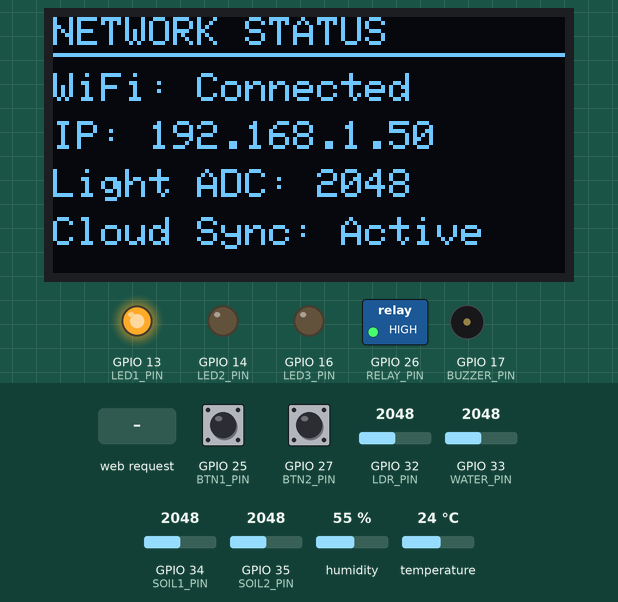
Simulated run of this sketch. Board: ESP32. Parts: 128×64 one-colour display, switched loads named in the sketch (green lamp = pin HIGH), output pins drawn as LEDs (lit = HIGH), buzzer (waves = sounding). The inputs (shaded band) are chosen by the test bench; at power-on: GPIO 25 (BTN1_PIN) HIGH, GPIO 27 (BTN2_PIN) HIGH, GPIO 33 (WATER_PIN) = 2048, GPIO 32 (LDR_PIN) = 2048, GPIO 34 (SOIL1_PIN) = 2048, GPIO 35 (SOIL2_PIN) = 2048, humidity 55 %, temperature 24 °C (analog values on the 0–4095 scale). WiFi joins after 1.5 s; servers stay silent unless stated; uploads are accepted with an empty reply; what the sketch prints to the serial monitor is not drawn.

Above: at 3.6 s.
3.7 s: HTTP request GET /pump/on received
At 6.9 s:
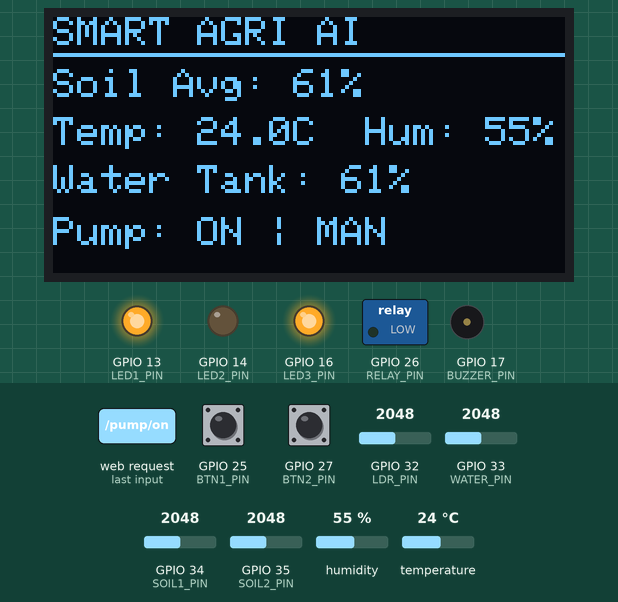
11.3 s: GPIO 25 (BTN1_PIN) pulled LOW for 1 s
At 11.43 s:
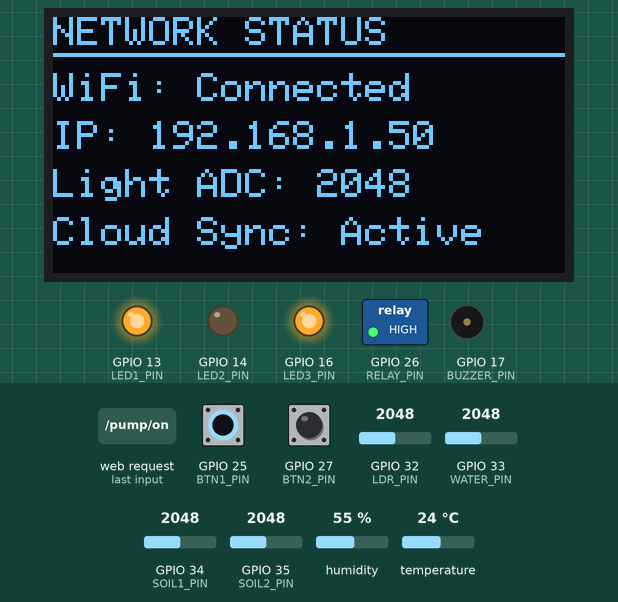
13.8 s: GPIO 27 (BTN2_PIN) pulled LOW for 0.15 s
At 18.4 s:
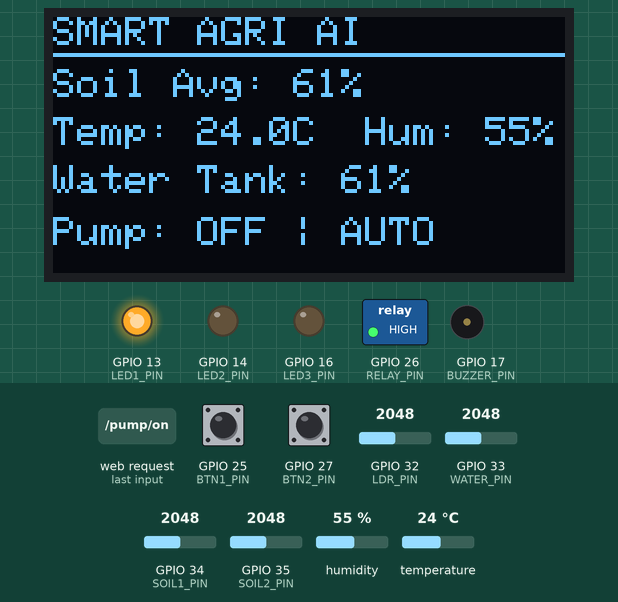
21.6 s: GPIO 27 (BTN2_PIN) pulled LOW for 3.2 s
At 31.2 s:
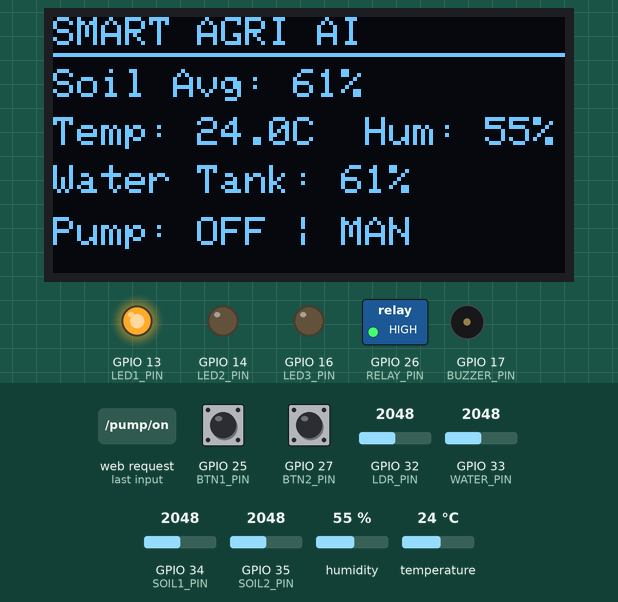
31.5 s: GPIO 33 (WATER_PIN) set to 795
At 36.9 s:
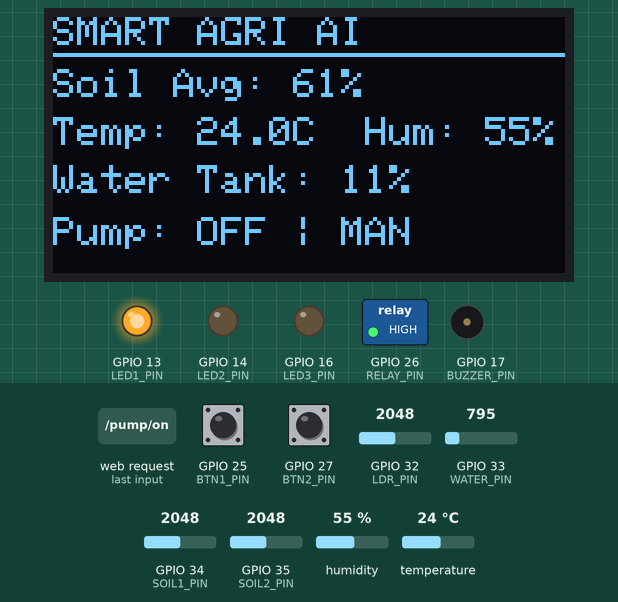
39.1 s: GPIO 33 (WATER_PIN) set to 694
At 42.7 s:
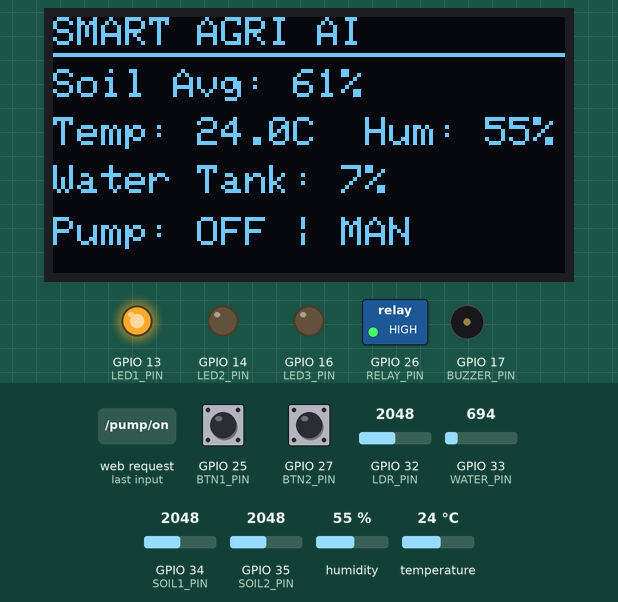
Timing chart, 0 to 47.3 s (numbered marks = the images above; inputs shaded):
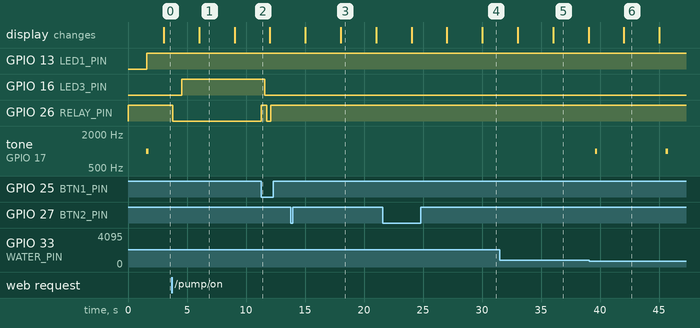

The sketch:

smart_farm_esp32.ino
```cpp
// ============================================================
// AI SMART FARMING ASSISTANT — ESP32 MAIN CONTROLLER
// Hardware: ESP32 DevKit V1
//
// LIBRARIES REQUIRED (install via Arduino Library Manager):
//   - DHT sensor library by Adafruit
//   - Adafruit Unified Sensor
//   - Adafruit SSD1306
//   - Adafruit GFX Library
//   - ArduinoJson by Benoit Blanchon (version 6.x)
// ============================================================

#include <WiFi.h>
#include <WebServer.h>
#include <HTTPClient.h>
#include <WiFiClientSecure.h>
#include <DHT.h>
#include <Wire.h>
#include <Adafruit_GFX.h>
#include <Adafruit_SSD1306.h>
#include <ArduinoJson.h>

// ============================================================
// 1. WIFI CONFIGURATION
// ============================================================
const char* WIFI_SSID     = "Hacker hidden  Network1";
const char* WIFI_PASSWORD = "smkr2010";

// CLOUD SERVER INGESTION (Pushes live sensor readings to your website)
// Default Render Cloud URL:
const char* CLOUD_SERVER_URL = "https://smartagriai.onrender.com/api/sensors/data";
// If running backend locally on your PC, you can use:
// const char* CLOUD_SERVER_URL = "http://192.168.100.58:3001/api/sensors/data";

// OPTIONAL: Static IP Configuration (Leave commented for automatic DHCP)
// IPAddress STATIC_IP(192, 168, 100, 58);
// IPAddress GATEWAY(192, 168, 100, 1);
// IPAddress SUBNET(255, 255, 255, 0);
// IPAddress DNS1(8, 8, 8, 8);

// ============================================================
// 2. PIN CONFIGURATION
// ============================================================
#define SOIL1_PIN       34    // Capacitive soil moisture sensor 1 (ADC)
#define SOIL2_PIN       35    // Capacitive soil moisture sensor 2 (ADC)
#define DHT_PIN          4    // DHT22 / DHT11 data pin
#define LDR_PIN         32    // LDR analog light sensor (ADC)
#define WATER_PIN       33    // Water level sensor (ADC)
#define RELAY_PIN       26    // Water Pump Relay (Active LOW)
#define BTN1_PIN        25    // Button 1 — manual pump toggle
#define BTN2_PIN        27    // Button 2 — AUTO / MANUAL mode toggle
#define LED1_PIN        13    // LED 1 — System status (Green)
#define LED2_PIN        14    // LED 2 — Dry soil alert (Red)
#define LED3_PIN        16    // LED 3 — Pump running (Blue/Yellow)
#define BUZZER_PIN      17    // Buzzer

// OLED Display I2C pins
#define OLED_SDA        21
#define OLED_SCL        22

// ============================================================
// 3. CALIBRATION CONSTANTS
// ============================================================
const int SOIL1_DRY = 3400;   // ADC in dry air
const int SOIL1_WET = 1200;   // ADC fully in water
const int SOIL2_DRY = 3400;
const int SOIL2_WET = 1200;

const int WATER_MIN_ADC = 500;   // Empty tank
const int WATER_MAX_ADC = 3000;  // Full tank

// Irrigation Thresholds
const float SOIL_PUMP_ON_THRESHOLD  = 30.0;  // Turn pump ON below 30%
const float SOIL_PUMP_OFF_THRESHOLD = 60.0;  // Turn pump OFF above 60%
const float WATER_LEVEL_MIN_SAFE    = 20.0;  // Minimum safe tank water level (%)

// ============================================================
// 4. GLOBAL STATE & OBJECTS
// ============================================================
DHT dht(DHT_PIN, DHT22);

#define SCREEN_WIDTH 128
#define SCREEN_HEIGHT 64
Adafruit_SSD1306 oled(SCREEN_WIDTH, SCREEN_HEIGHT, &Wire, -1);

WebServer server(80);

// Sensor values
float soil1Pct      = 0;
float soil2Pct      = 0;
float soilAvg       = 0;
float temperature   = 0;
float humidity      = 0;
float waterPct      = 0;
int   lightRaw      = 0;

// Sensor error flags
bool soil1Error = false;
bool soil2Error = false;
bool dhtError   = false;

// Control state
bool pumpState   = false;
bool isAutoMode  = true;

// OLED state
int  oledScreen     = 0;
unsigned long lastOledSwitch = 0;

// Button debounce
unsigned long btn1LastPress = 0;
unsigned long btn2LastPress = 0;
const unsigned long DEBOUNCE_MS = 300;

// ============================================================
// SENSOR CONVERSION HELPERS
// ============================================================
float adcToSoilPercent(int raw, int dry, int wet) {
  if (raw < 100 || raw > 4095) return -1; // Disconnected or error
  raw = constrain(raw, min(dry, wet), max(dry, wet));
  float pct = map(raw, dry, wet, 0, 100);
  return constrain(pct, 0.0, 100.0);
}

float adcToWaterPercent(int raw) {
  if (raw < 100) return 0;
  raw = constrain(raw, WATER_MIN_ADC, WATER_MAX_ADC);
  float pct = map(raw, WATER_MIN_ADC, WATER_MAX_ADC, 0, 100);
  return constrain(pct, 0.0, 100.0);
}

void readSensors() {
  // 1. Soil Sensors
  int s1Raw = analogRead(SOIL1_PIN);
  int s2Raw = analogRead(SOIL2_PIN);

  float s1 = adcToSoilPercent(s1Raw, SOIL1_DRY, SOIL1_WET);
  float s2 = adcToSoilPercent(s2Raw, SOIL2_DRY, SOIL2_WET);

  soil1Error = (s1 < 0);
  soil2Error = (s2 < 0);

  soil1Pct = soil1Error ? 0 : s1;
  soil2Pct = soil2Error ? 0 : s2;

  if (!soil1Error && !soil2Error) {
    soilAvg = (soil1Pct + soil2Pct) / 2.0;
  } else if (!soil1Error) {
    soilAvg = soil1Pct;
  } else if (!soil2Error) {
    soilAvg = soil2Pct;
  } else {
    soilAvg = -1;
  }

  // 2. DHT22
  float t = dht.readTemperature();
  float h = dht.readHumidity();
  if (isnan(t) || isnan(h) || t < -40 || t > 80 || h < 0 || h > 100) {
    dhtError = true;
  } else {
    dhtError = false;
    temperature = t;
    humidity = h;
  }

  // 3. LDR Light Sensor
  lightRaw = analogRead(LDR_PIN);

  // 4. Water Level Sensor
  int wRaw = analogRead(WATER_PIN);
  waterPct = adcToWaterPercent(wRaw);
}

// Automatic Irrigation Logic
void runAutoIrrigation() {
  if (!isAutoMode) return;

  // Water tank empty protection
  if (waterPct < WATER_LEVEL_MIN_SAFE) {
    if (pumpState) {
      pumpState = false;
      digitalWrite(RELAY_PIN, HIGH); // Relay OFF (active-LOW)
      Serial.println("AUTO: Water tank low — pump stopped");
    }
    return;
  }

  if (soilAvg < 0) return; // Sensor error

  // Soil dry -> Turn pump ON
  if (soilAvg < SOIL_PUMP_ON_THRESHOLD && !pumpState) {
    pumpState = true;
    digitalWrite(RELAY_PIN, LOW); // Relay ON (active-LOW)
    Serial.printf("AUTO: Soil %.1f%% < %.1f%% → Pump ON\n", soilAvg, SOIL_PUMP_ON_THRESHOLD);
  }

  // Soil wet enough -> Turn pump OFF
  if (soilAvg >= SOIL_PUMP_OFF_THRESHOLD && pumpState) {
    pumpState = false;
    digitalWrite(RELAY_PIN, HIGH);
    Serial.printf("AUTO: Soil %.1f%% >= %.1f%% → Pump OFF\n", soilAvg, SOIL_PUMP_OFF_THRESHOLD);
  }
}

void updateLEDs() {
  bool systemOk = !soil1Error || !soil2Error;
  digitalWrite(LED1_PIN, systemOk ? HIGH : LOW);

  bool dryWarn = (!soil1Error || !soil2Error) && soilAvg >= 0 && soilAvg < SOIL_PUMP_ON_THRESHOLD;
  digitalWrite(LED2_PIN, dryWarn ? HIGH : LOW);

  digitalWrite(LED3_PIN, pumpState ? HIGH : LOW);
}

void updateBuzzer() {
  bool waterCritical = waterPct < 10.0;
  bool soilExtremeDry = soilAvg >= 0 && soilAvg < 15.0;

  static unsigned long lastBeep = 0;
  unsigned long now = millis();

  if ((waterCritical || soilExtremeDry) && now - lastBeep > 5000) {
    lastBeep = now;
    tone(BUZZER_PIN, 1000, 200);
  }
}

void updateOLED() {
  oled.clearDisplay();
  oled.setTextColor(WHITE);

  if (oledScreen == 0) {
    // Screen 1: Soil, Temp, Humid, Pump
    oled.setTextSize(1);
    oled.setCursor(0, 0);
    oled.print("SMART AGRI AI");
    oled.drawLine(0, 9, 128, 9, WHITE);

    oled.setCursor(0, 13);
    if (soilAvg >= 0) {
      oled.printf("Soil Avg: %.0f%%", soilAvg);
    } else {
      oled.print("Soil: Sensor Error");
    }

    oled.setCursor(0, 25);
    if (!dhtError) {
      oled.printf("Temp: %.1fC  Hum: %.0f%%", temperature, humidity);
    } else {
      oled.print("DHT22: Reading...");
    }

    oled.setCursor(0, 37);
    oled.printf("Water Tank: %.0f%%", waterPct);

    oled.setCursor(0, 50);
    oled.printf("Pump: %s | %s", pumpState ? "ON" : "OFF", isAutoMode ? "AUTO" : "MAN");
  } else {
    // Screen 2: Network & IP Status
    oled.setTextSize(1);
    oled.setCursor(0, 0);
    oled.print("NETWORK STATUS");
    oled.drawLine(0, 9, 128, 9, WHITE);

    oled.setCursor(0, 14);
    oled.printf("WiFi: %s", WiFi.status() == WL_CONNECTED ? "Connected" : "Disconnected");

    oled.setCursor(0, 26);
    oled.printf("IP: %s", WiFi.localIP().toString().c_str());

    oled.setCursor(0, 38);
    oled.printf("Light ADC: %d", lightRaw);

    oled.setCursor(0, 50);
    oled.print("Cloud Sync: Active");
  }

  oled.display();
}

// ============================================================
// CLOUD TELEMETRY INGESTION (PUSH TO RENDER WEBSITE)
// ============================================================
void sendSensorDataToCloud() {
  if (WiFi.status() != WL_CONNECTED) return;
  if (!CLOUD_SERVER_URL || strlen(CLOUD_SERVER_URL) == 0) return;

  WiFiClientSecure client;
  client.setInsecure(); // Allows secure HTTPS connection to Render without bundle certs
  HTTPClient http;

  if (http.begin(client, CLOUD_SERVER_URL)) {
    http.addHeader("Content-Type", "application/json");
    http.setTimeout(1500);

    DynamicJsonDocument doc(512);
    doc["soil1"]       = soil1Error ? (JsonVariant)nullptr : soil1Pct;
    doc["soil2"]       = soil2Error ? (JsonVariant)nullptr : soil2Pct;
    doc["soilAverage"] = (soil1Error && soil2Error) ? (JsonVariant)nullptr : soilAvg;
    doc["temperature"] = dhtError ? (JsonVariant)nullptr : temperature;
    doc["humidity"]    = dhtError ? (JsonVariant)nullptr : humidity;
    doc["light"]       = lightRaw;
    doc["waterLevel"]  = waterPct;
    doc["pump"]        = pumpState;
    doc["mode"]        = isAutoMode ? "AUTO" : "MANUAL";

    String jsonPayload;
    serializeJson(doc, jsonPayload);

    int httpResponseCode = http.POST(jsonPayload);
    if (httpResponseCode == 200) {
      String resp = http.getString();
      DynamicJsonDocument respDoc(512);
      DeserializationError err = deserializeJson(respDoc, resp);
      if (!err && respDoc.containsKey("command") && !respDoc["command"].isNull()) {
        JsonObject cmd = respDoc["command"];
        if (cmd.containsKey("pump") && !cmd["pump"].isNull()) {
          bool targetPump = cmd["pump"];
          if (targetPump != pumpState) {
            pumpState = targetPump;
            digitalWrite(RELAY_PIN, pumpState ? LOW : HIGH);
            Serial.printf("⚡ Instant Cloud Command: Pump → %s\n", pumpState ? "ON" : "OFF");
          }
        }
        if (cmd.containsKey("mode") && !cmd["mode"].isNull()) {
          const char* m = cmd["mode"];
          if (strcmp(m, "AUTO") == 0) isAutoMode = true;
          else if (strcmp(m, "MANUAL") == 0) isAutoMode = false;
          Serial.printf("⚡ Instant Cloud Command: Mode → %s\n", m);
        }
      }
    }
    http.end();
  }
}

// ============================================================
// LOCAL HTTP API HANDLERS (PORT 80)
// ============================================================
void handleData() {
  DynamicJsonDocument doc(512);
  doc["soil1"]       = soil1Error ? (JsonVariant)nullptr : soil1Pct;
  doc["soil2"]       = soil2Error ? (JsonVariant)nullptr : soil2Pct;
  doc["soilAverage"] = (soil1Error && soil2Error) ? (JsonVariant)nullptr : soilAvg;
  doc["temperature"] = dhtError ? (JsonVariant)nullptr : temperature;
  doc["humidity"]    = dhtError ? (JsonVariant)nullptr : humidity;
  doc["light"]       = lightRaw;
  doc["waterLevel"]  = waterPct;
  doc["pump"]        = pumpState;
  doc["mode"]        = isAutoMode ? "AUTO" : "MANUAL";

  String json;
  serializeJson(doc, json);

  server.sendHeader("Access-Control-Allow-Origin", "*");
  server.send(200, "application/json", json);
}

void handlePumpOn() {
  if (waterPct < WATER_LEVEL_MIN_SAFE) {
    server.sendHeader("Access-Control-Allow-Origin", "*");
    server.send(400, "application/json", "{\"success\":false,\"error\":\"Water level too low\"}");
    return;
  }
  pumpState = true;
  isAutoMode = false;
  digitalWrite(RELAY_PIN, LOW);
  server.sendHeader("Access-Control-Allow-Origin", "*");
  server.send(200, "application/json", "{\"success\":true,\"pump\":true}");
}

void handlePumpOff() {
  pumpState = false;
  digitalWrite(RELAY_PIN, HIGH);
  server.sendHeader("Access-Control-Allow-Origin", "*");
  server.send(200, "application/json", "{\"success\":true,\"pump\":false}");
}

void handleModeAuto() {
  isAutoMode = true;
  server.sendHeader("Access-Control-Allow-Origin", "*");
  server.send(200, "application/json", "{\"success\":true,\"mode\":\"AUTO\"}");
}

void handleModeManual() {
  isAutoMode = false;
  server.sendHeader("Access-Control-Allow-Origin", "*");
  server.send(200, "application/json", "{\"success\":true,\"mode\":\"MANUAL\"}");
}

// ============================================================
// SETUP
// ============================================================
void setup() {
  Serial.begin(115200);
  Serial.println("\n========================================");
  Serial.println("  AI Smart Farming Assistant — ESP32");
  Serial.println("========================================");

  pinMode(RELAY_PIN, OUTPUT);
  pinMode(LED1_PIN, OUTPUT);
  pinMode(LED2_PIN, OUTPUT);
  pinMode(LED3_PIN, OUTPUT);
  pinMode(BUZZER_PIN, OUTPUT);
  pinMode(BTN1_PIN, INPUT_PULLUP);
  pinMode(BTN2_PIN, INPUT_PULLUP);

  digitalWrite(RELAY_PIN, HIGH); // Pump OFF
  digitalWrite(LED1_PIN, LOW);
  digitalWrite(LED2_PIN, LOW);
  digitalWrite(LED3_PIN, LOW);

  analogReadResolution(12);
  analogSetAttenuation(ADC_11db);

  dht.begin();

  Wire.begin(OLED_SDA, OLED_SCL);
  if (oled.begin(SSD1306_SWITCHCAPVCC, 0x3C)) {
    oled.clearDisplay();
    oled.setTextColor(WHITE);
    oled.setTextSize(1);
    oled.setCursor(10, 20);
    oled.println("Connecting WiFi...");
    oled.display();
  }

  // WiFi Connection (Automatic DHCP)
  WiFi.begin(WIFI_SSID, WIFI_PASSWORD);
  Serial.printf("Connecting to WiFi: %s\n", WIFI_SSID);

  int attempts = 0;
  while (WiFi.status() != WL_CONNECTED && attempts < 30) {
    delay(500);
    Serial.print(".");
    attempts++;
  }

  if (WiFi.status() == WL_CONNECTED) {
    Serial.printf("\n✅ WiFi connected! Local IP: http://%s\n", WiFi.localIP().toString().c_str());
    Serial.printf("API endpoint: http://%s/data\n", WiFi.localIP().toString().c_str());
    tone(BUZZER_PIN, 1000, 200);
  } else {
    Serial.println("\n❌ WiFi connection failed. Running offline mode.");
  }

  // Local Web Server Routes
  server.on("/data",         HTTP_GET, handleData);
  server.on("/api/data",     HTTP_GET, handleData);
  server.on("/pump/on",      HTTP_GET, handlePumpOn);
  server.on("/pump/off",     HTTP_GET, handlePumpOff);
  server.on("/mode/auto",    HTTP_GET, handleModeAuto);
  server.on("/mode/manual",  HTTP_GET, handleModeManual);
  server.on("/", HTTP_GET, []() {
    server.send(200, "text/plain", "AI Smart Farm ESP32 Controller Online");
  });

  server.begin();
  Serial.println("Local HTTP server listening on port 80");
}

// ============================================================
// MAIN LOOP
// ============================================================
unsigned long lastSensorRead = 0;
const unsigned long SENSOR_INTERVAL = 1000; // Fast 1-second real-time telemetry & command sync

void loop() {
  server.handleClient();

  unsigned long now = millis();

  // 1. Periodic Sensor Read + Irrigation + Cloud Push
  if (now - lastSensorRead >= SENSOR_INTERVAL) {
    lastSensorRead = now;
    readSensors();
    runAutoIrrigation();
    updateLEDs();
    updateBuzzer();
    sendSensorDataToCloud(); // Telemetry sync to Render

    Serial.printf("[%lus] Soil1:%.1f%% Soil2:%.1f%% Avg:%.1f%% Temp:%.1fC Hum:%.1f%% Water:%.1f%% Light:%d Pump:%s\n",
      now / 1000, soil1Pct, soil2Pct, soilAvg, temperature, humidity, waterPct, lightRaw,
      pumpState ? "ON" : "OFF");
  }

  // 2. OLED Screen toggle every 3s
  if (now - lastOledSwitch >= 3000) {
    lastOledSwitch = now;
    oledScreen = (oledScreen + 1) % 2;
    updateOLED();
  }

  // 3. Button 1: Manual Pump Toggle
  if (digitalRead(BTN1_PIN) == LOW && now - btn1LastPress > DEBOUNCE_MS) {
    btn1LastPress = now;
    if (!isAutoMode) {
      pumpState = !pumpState;
      if (pumpState && waterPct < WATER_LEVEL_MIN_SAFE) {
        pumpState = false;
        Serial.println("BTN1: Pump blocked — water level low");
      } else {
        digitalWrite(RELAY_PIN, pumpState ? LOW : HIGH);
        Serial.printf("BTN1: Pump → %s\n", pumpState ? "ON" : "OFF");
      }
    } else {
      Serial.println("BTN1: Switch to MANUAL mode first");
    }
  }

  // 4. Button 2: Mode Toggle
  if (digitalRead(BTN2_PIN) == LOW && now - btn2LastPress > DEBOUNCE_MS) {
    btn2LastPress = now;
    isAutoMode = !isAutoMode;
    if (!isAutoMode) {
      pumpState = false;
      digitalWrite(RELAY_PIN, HIGH);
    }
    Serial.printf("BTN2: Mode → %s\n", isAutoMode ? "AUTO" : "MANUAL");
  }

  // 5. WiFi Reconnect check
  if (WiFi.status() != WL_CONNECTED) {
    static unsigned long lastReconnect = 0;
    if (now - lastReconnect > 20000) {
      lastReconnect = now;
      Serial.println("WiFi disconnected — reconnecting...");
      WiFi.reconnect();
    }
  }
}
```

Measured:
- the behaviour switches between 750 and 749 on GPIO 33 (WATER_PIN) (found by bisection; images 5 and 6)
- after the input at 3.7 s, GPIO 16 (LED3_PIN): LOW → HIGH after 0.88 s; GPIO 26 (RELAY_PIN): HIGH → LOW after 0.07 s; the display: changes after 2.3 s (image 1)
- after the input at 11.3 s, GPIO 16 (LED3_PIN): HIGH → LOW after 0.27 s; GPIO 26 (RELAY_PIN): LOW → HIGH at once, → LOW 0.47 s later, → HIGH 0.30 s later
- after the input at 13.8 s, the display: first differs from a run without the input after 4.2 s (image 3)
- after the input at 21.6 s, the display: first differs from a run without the input after 8.4 s (image 4)
- after the input at 31.5 s, the display: first differs from a run without the input after 4.5 s (image 5)
- after the input at 39.1 s, tone on GPIO 17 (BUZZER_PIN): alternates 1000 Hz for 0.20 s and silent for 5.8 s, starting after 0.48 s; the display: changes after 2.9 s (image 6)
